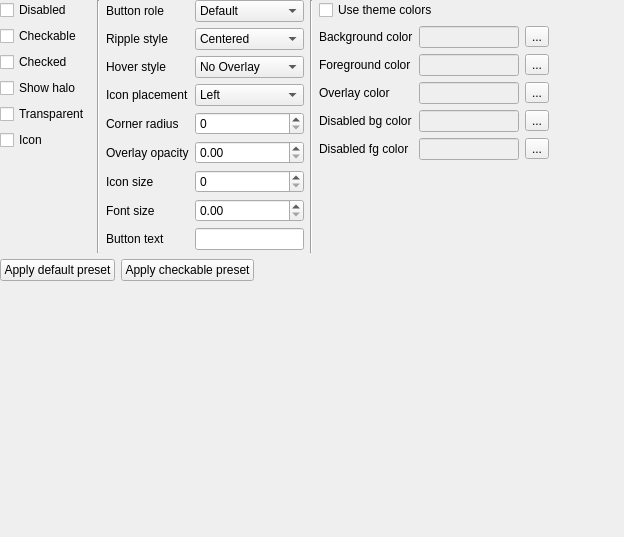
<?xml version="1.0" encoding="UTF-8"?>
<ui version="4.0">
 <class>FlatButtonSettingsForm</class>
 <widget class="QWidget" name="FlatButtonSettingsForm">
  <property name="geometry">
   <rect>
    <x>0</x>
    <y>0</y>
    <width>624</width>
    <height>537</height>
   </rect>
  </property>
  <property name="windowTitle">
   <string>Form</string>
  </property>
  <widget class="QWidget" name="verticalLayoutWidget">
   <property name="geometry">
    <rect>
     <x>0</x>
     <y>0</y>
     <width>549</width>
     <height>281</height>
    </rect>
   </property>
   <layout class="QVBoxLayout" name="verticalLayout_2">
    <item>
     <layout class="QHBoxLayout" name="horizontalLayout">
      <item>
       <layout class="QVBoxLayout" name="verticalLayout">
        <item>
         <widget class="QCheckBox" name="disabledCheckBox">
          <property name="text">
           <string>Disabled</string>
          </property>
         </widget>
        </item>
        <item>
         <widget class="QCheckBox" name="checkableCheckBox">
          <property name="text">
           <string>Checkable</string>
          </property>
         </widget>
        </item>
        <item>
         <widget class="QCheckBox" name="checkedCheckBox">
          <property name="text">
           <string>Checked</string>
          </property>
         </widget>
        </item>
        <item>
         <widget class="QCheckBox" name="showHaloCheckBox">
          <property name="text">
           <string>Show halo</string>
          </property>
         </widget>
        </item>
        <item>
         <widget class="QCheckBox" name="transparentCheckBox">
          <property name="text">
           <string>Transparent</string>
          </property>
         </widget>
        </item>
        <item>
         <widget class="QCheckBox" name="iconCheckBox">
          <property name="text">
           <string>Icon</string>
          </property>
         </widget>
        </item>
        <item>
         <spacer name="verticalSpacer">
          <property name="orientation">
           <enum>Qt::Vertical</enum>
          </property>
          <property name="sizeHint" stdset="0">
           <size>
            <width>20</width>
            <height>40</height>
           </size>
          </property>
         </spacer>
        </item>
       </layout>
      </item>
      <item>
       <widget class="Line" name="line">
        <property name="orientation">
         <enum>Qt::Vertical</enum>
        </property>
       </widget>
      </item>
      <item>
       <layout class="QFormLayout" name="formLayout">
        <item row="0" column="0">
         <widget class="QLabel" name="buttonRoleLabel">
          <property name="text">
           <string>Button role</string>
          </property>
         </widget>
        </item>
        <item row="0" column="1">
         <widget class="QComboBox" name="buttonRoleComboBox">
          <item>
           <property name="text">
            <string>Default</string>
           </property>
          </item>
          <item>
           <property name="text">
            <string>Primary</string>
           </property>
          </item>
          <item>
           <property name="text">
            <string>Secondary</string>
           </property>
          </item>
         </widget>
        </item>
        <item row="1" column="0">
         <widget class="QLabel" name="rippleStyleLabel">
          <property name="text">
           <string>Ripple style</string>
          </property>
         </widget>
        </item>
        <item row="1" column="1">
         <widget class="QComboBox" name="rippleStyleComboBox">
          <item>
           <property name="text">
            <string>Centered</string>
           </property>
          </item>
          <item>
           <property name="text">
            <string>Positioned</string>
           </property>
          </item>
          <item>
           <property name="text">
            <string>No Ripple</string>
           </property>
          </item>
         </widget>
        </item>
        <item row="2" column="0">
         <widget class="QLabel" name="hoverStyleLabel">
          <property name="text">
           <string>Hover style</string>
          </property>
         </widget>
        </item>
        <item row="2" column="1">
         <widget class="QComboBox" name="hoverStyleComboBox">
          <item>
           <property name="text">
            <string>No Overlay</string>
           </property>
          </item>
          <item>
           <property name="text">
            <string>Tinted Overlay</string>
           </property>
          </item>
          <item>
           <property name="text">
            <string>Gray Overlay</string>
           </property>
          </item>
         </widget>
        </item>
        <item row="3" column="0">
         <widget class="QLabel" name="iconPlacementLabel">
          <property name="text">
           <string>Icon placement</string>
          </property>
         </widget>
        </item>
        <item row="3" column="1">
         <widget class="QComboBox" name="iconPlacementComboBox">
          <item>
           <property name="text">
            <string>Left</string>
           </property>
          </item>
          <item>
           <property name="text">
            <string>Right</string>
           </property>
          </item>
         </widget>
        </item>
        <item row="4" column="0">
         <widget class="QLabel" name="cornerRadiusLabel">
          <property name="text">
           <string>Corner radius</string>
          </property>
         </widget>
        </item>
        <item row="4" column="1">
         <widget class="QSpinBox" name="cornerRadiusSpinBox"/>
        </item>
        <item row="5" column="0">
         <widget class="QLabel" name="overlayOpacityLabel">
          <property name="text">
           <string>Overlay opacity</string>
          </property>
         </widget>
        </item>
        <item row="5" column="1">
         <widget class="QDoubleSpinBox" name="overlayOpacityDoubleSpinBox">
          <property name="maximum">
           <double>1.000000000000000</double>
          </property>
          <property name="singleStep">
           <double>0.050000000000000</double>
          </property>
         </widget>
        </item>
        <item row="6" column="0">
         <widget class="QLabel" name="iconSizeLabel">
          <property name="text">
           <string>Icon size</string>
          </property>
         </widget>
        </item>
        <item row="6" column="1">
         <widget class="QSpinBox" name="iconSizeSpinBox"/>
        </item>
        <item row="7" column="0">
         <widget class="QLabel" name="fontSizeLabel">
          <property name="text">
           <string>Font size</string>
          </property>
         </widget>
        </item>
        <item row="7" column="1">
         <widget class="QDoubleSpinBox" name="fontSizeDoubleSpinBox"/>
        </item>
        <item row="8" column="0">
         <widget class="QLabel" name="buttonTextLabel">
          <property name="text">
           <string>Button text</string>
          </property>
         </widget>
        </item>
        <item row="8" column="1">
         <widget class="QLineEdit" name="buttonTextLineEdit"/>
        </item>
       </layout>
      </item>
      <item>
       <widget class="Line" name="line_2">
        <property name="orientation">
         <enum>Qt::Vertical</enum>
        </property>
       </widget>
      </item>
      <item>
       <layout class="QVBoxLayout" name="verticalLayout_4">
        <item>
         <widget class="QCheckBox" name="useThemeColorsCheckBox">
          <property name="text">
           <string>Use theme colors</string>
          </property>
         </widget>
        </item>
        <item>
         <layout class="QFormLayout" name="formLayout_2">
          <item row="0" column="0">
           <widget class="QLabel" name="backgroundColorLabel">
            <property name="text">
             <string>Background color</string>
            </property>
           </widget>
          </item>
          <item row="0" column="1">
           <layout class="QHBoxLayout" name="horizontalLayout_3">
            <item>
             <widget class="QLineEdit" name="backgroundColorLineEdit">
              <property name="enabled">
               <bool>false</bool>
              </property>
             </widget>
            </item>
            <item>
             <widget class="QToolButton" name="backgroundColorToolButton">
              <property name="text">
               <string>...</string>
              </property>
             </widget>
            </item>
           </layout>
          </item>
          <item row="1" column="0">
           <widget class="QLabel" name="foregroundColorLabel">
            <property name="text">
             <string>Foreground color</string>
            </property>
           </widget>
          </item>
          <item row="1" column="1">
           <layout class="QHBoxLayout" name="horizontalLayout_4">
            <item>
             <widget class="QLineEdit" name="foregroundColorLineEdit">
              <property name="enabled">
               <bool>false</bool>
              </property>
             </widget>
            </item>
            <item>
             <widget class="QToolButton" name="foregroundColorToolButton">
              <property name="text">
               <string>...</string>
              </property>
             </widget>
            </item>
           </layout>
          </item>
          <item row="3" column="0">
           <widget class="QLabel" name="disabledBgColorLabel">
            <property name="text">
             <string>Disabled bg color</string>
            </property>
           </widget>
          </item>
          <item row="4" column="0">
           <widget class="QLabel" name="disabledFgColorLabel">
            <property name="text">
             <string>Disabled fg color</string>
            </property>
           </widget>
          </item>
          <item row="2" column="0">
           <widget class="QLabel" name="overlayColorLabel">
            <property name="text">
             <string>Overlay color</string>
            </property>
           </widget>
          </item>
          <item row="2" column="1">
           <layout class="QHBoxLayout" name="horizontalLayout_5">
            <item>
             <widget class="QLineEdit" name="overlayColorLineEdit">
              <property name="enabled">
               <bool>false</bool>
              </property>
             </widget>
            </item>
            <item>
             <widget class="QToolButton" name="overlayColorToolButton">
              <property name="text">
               <string>...</string>
              </property>
             </widget>
            </item>
           </layout>
          </item>
          <item row="3" column="1">
           <layout class="QHBoxLayout" name="horizontalLayout_6">
            <item>
             <widget class="QLineEdit" name="disabledBgColorLineEdit">
              <property name="enabled">
               <bool>false</bool>
              </property>
             </widget>
            </item>
            <item>
             <widget class="QToolButton" name="disabledBgColorToolButton">
              <property name="text">
               <string>...</string>
              </property>
             </widget>
            </item>
           </layout>
          </item>
          <item row="4" column="1">
           <layout class="QHBoxLayout" name="horizontalLayout_7">
            <item>
             <widget class="QLineEdit" name="disableFgColorLineEdit">
              <property name="enabled">
               <bool>false</bool>
              </property>
             </widget>
            </item>
            <item>
             <widget class="QToolButton" name="disabledFgColorToolButton">
              <property name="text">
               <string>...</string>
              </property>
             </widget>
            </item>
           </layout>
          </item>
         </layout>
        </item>
       </layout>
      </item>
     </layout>
    </item>
    <item>
     <layout class="QHBoxLayout" name="horizontalLayout_8">
      <item>
       <widget class="QPushButton" name="defaultPresetPushButton">
        <property name="text">
         <string>Apply default preset</string>
        </property>
       </widget>
      </item>
      <item>
       <widget class="QPushButton" name="checkablePresetPushButton">
        <property name="text">
         <string>Apply checkable preset</string>
        </property>
       </widget>
      </item>
      <item>
       <spacer name="horizontalSpacer">
        <property name="orientation">
         <enum>Qt::Horizontal</enum>
        </property>
        <property name="sizeHint" stdset="0">
         <size>
          <width>40</width>
          <height>20</height>
         </size>
        </property>
       </spacer>
      </item>
     </layout>
    </item>
   </layout>
  </widget>
 </widget>
 <resources/>
 <connections/>
</ui>
